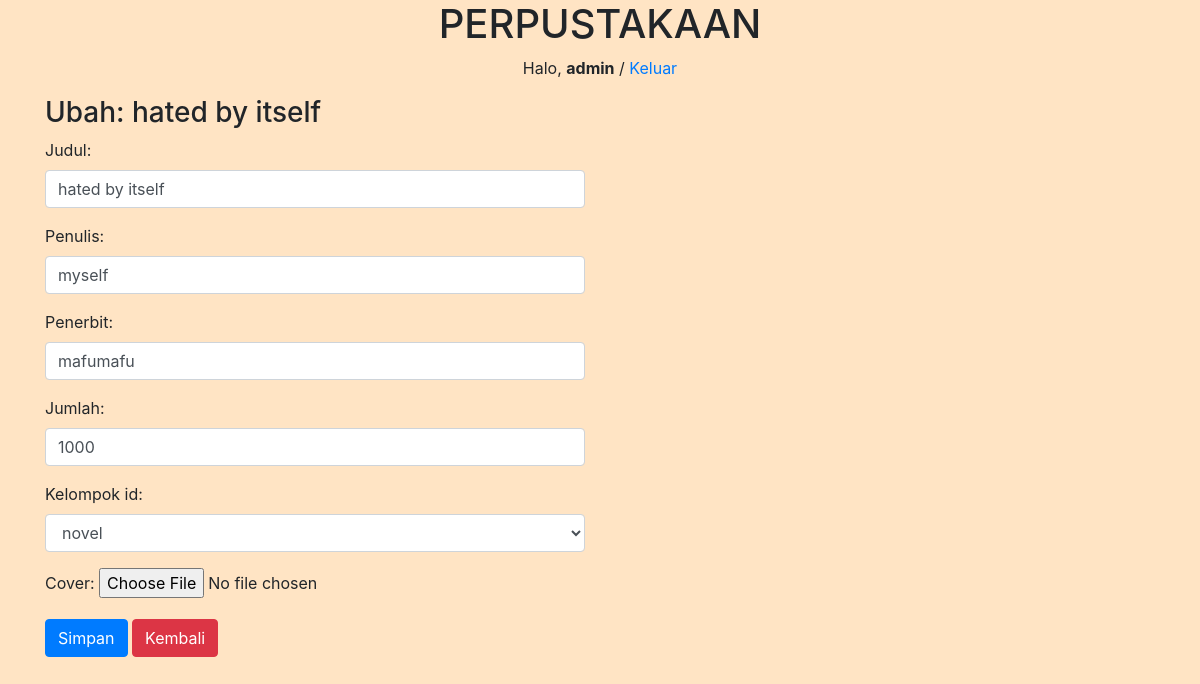
Page /buku/ubah/1 (signed in) on the committed database.
### sacrificing/models.py (models this page shows, shortened)
class Buku(models.Model):
    judul = models.CharField(max_length=50)
    penulis = models.CharField(max_length=50)
    penerbit = models.CharField(max_length=50)
    jumlah = models.IntegerField(null=True)
    kelompok_id = models.ForeignKey(Kelompok, on_delete=models.CASCADE, null=True)
    cover = models.ImageField(upload_to='cover/', null=True)
    tanggal = models.DateTimeField(auto_now_add=True, null=True)

### sacrificing/views.py (the view)
# urls.py: path('buku/ubah/<int:id_buku>', ubah_buku, name='ubah_buku'),
@login_required(login_url=settings.LOGIN_URL)
def ubah_buku(request, id_buku):
    buku = Buku.objects.get(id=id_buku)
    template = 'ubah-buku.html'
    if request.POST:
        form = FormBuku(request.POST, request.FILES, instance=buku)
        if form.is_valid():
            form.save()
            messages.success(request, "Data Berhasil Diperbaharui")
            return redirect('ubah_buku', id_buku=id_buku)
    else:
        form = FormBuku(instance=buku)
        konteks = {
            'form':form,
            'buku':buku,
        }
    return render(request, template, konteks)

### sacrificing/form.py
class FormBuku(ModelForm):
    class Meta:
        model = Buku
        fields = '__all__'
        widgets = {
            'judul': forms.TextInput({'class':'form-control'}),
            'penulis': forms.TextInput({'class': 'form-control'}),
            'penerbit': forms.TextInput({'class': 'form-control'}),
            'jumlah': forms.NumberInput({'class': 'form-control'}),
            'kelompok_id': forms.Select({'class': 'form-control'}),
        }

### sacrificing/models.py (called while the page is built)
    def __str__(self):
        return self.nama

### sacrificing/templates/ubah-buku.html (shortened to what this page needs)
{% extends 'base.html' %}
{% block content %}
<div class="container">
    <div class="row">
        <div class="col-md-6">
            <h3>Ubah: {{ buku.judul }}</h3>
            <form action="/buku/ubah/{{ buku.id }}" method="post" enctype="multipart/form-data">
                {{ form.as_p }}
                <button class="btn btn-primary">Simpan</button>
                <a href="/buku" class="btn btn-danger">Kembali</a>
            </form>
        </div>
    </div>
</div>
{% endblock %}

### templates/judul.html
<center>
    <h1>PERPUSTAKAAN</h1>
    {% if user.is_authenticated %}
        <p>Halo, <strong>{{ user }}</strong> / <a href="{% url 'keluar' %}">Keluar</a></p>
    {% endif %}
</center>

### static/css/style.css (style rules this page uses)
body { background-color: bisque; }

### rows in the picture
Buku: judul "hated by itself", penulis "myself", penerbit "mafumafu", jumlah "1000", kelompok_id "novel"

### other values in the picture
{{ user }} "admin"
